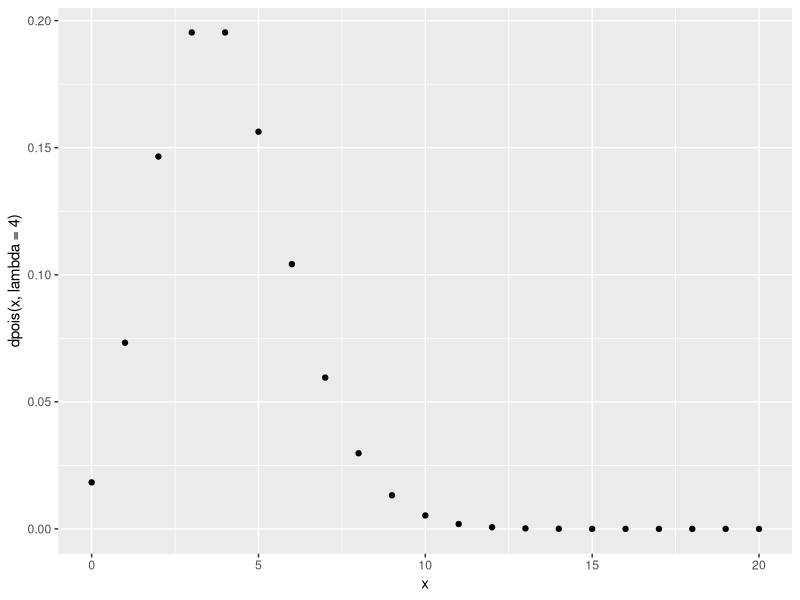

Write R code to recreate this figure.
library(tidyverse)
print('finished loading')

#this shows the individual probability for example of a cookie having 0 to 20 chocolate chips
#when the expected number of chips is 4. as we can see, as the number of chips increases
#the probability becomes infinitely small.The most probable outcomes are 3,4,5 and 6 chips
dpois((0:20), lambda = 4)

#graphical representation for 0 to 20 chips in a cookie when the expected number of chips is 4
ggplot(data.frame(x=c(0:20)), aes(x)) +
geom_point(aes(y=dpois(x, lambda=4)))
